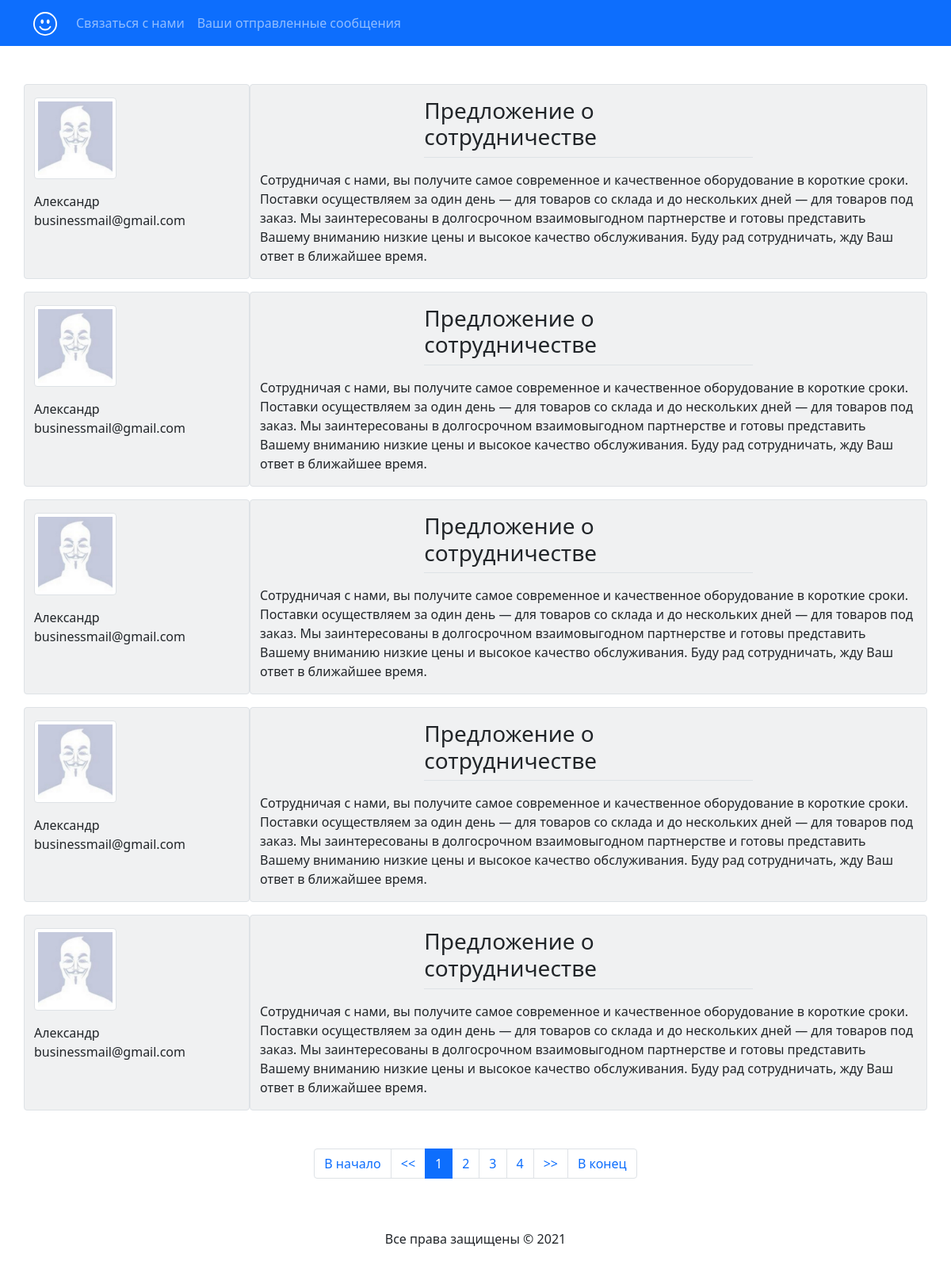
The app's page /mails.php with its own data.
### tables this page shows
CREATE TABLE `mails` (
  `id` int NOT NULL,
  `username` varchar(50) DEFAULT NULL,
  `email` varchar(100) DEFAULT NULL,
  `subject` text,
  `message` text,
  `gender` text,
  `getmessages` text,
  `image_name` varchar(25) DEFAULT NULL,
  `folder` varchar(50) DEFAULT NULL
);

### mails.php (the view, shortened to what this page needs)
<?php
require_once 'config/connect.php';
require_once 'block/header.php';
?>
<?php
$limit = 5;
$allMails = mysqli_query($connect, "SELECT * FROM `mails`");
$allMails = mysqli_fetch_all($allMails);
$pageCount = ceil(count($allMails) / $limit);
$getPage = isset($_GET['page']) ? $_GET['page'] : 1;
$offset = $limit * ($getPage - 1);
$mails = mysqli_query($connect, "SELECT * FROM `mails` LIMIT $limit OFFSET $offset");
$mails = mysqli_fetch_all($mails);
foreach ($mails as $mail){
    ?>
        <div class="row mt-3">
            <div class="col-sm-3 border rounded bg-secondary" style="--bs-bg-opacity: .1;">
                <?php
                if (empty($mail[7]) == false ) {
                ?>
                <div class="col mx-auto mt-3">
                    <img src="<?=$mail[8].$mail[7]?>" class="img-thumbnail" width="40%" height="auto">
                </div>
                    <?php
                }
                else {
                    ?>
                    <div class="col justify-content-center mx-auto mt-3">
                        <img src="../temp/alt/alt.jpg" class="img-thumbnail" width="40%" height="auto">
                    </div>
                        <?php
                        }
                        ?>
                <div class="col mx-auto mt-3">
                    <?=$mail[1]?>
                </div>
                <div class="col mx-auto">
                    <?=$mail[2]?>
                </div>
            </div>
            <div class="col-sm-9 border rounded bg-secondary" style="--bs-bg-opacity: .1;">
                <div>
                    <div class="col-8 col-sm-6 border-bottom mx-auto mt-3">
                        <h3><?=$mail[3]?></h3>
                    </div>
                    <div class="col mt-3 mx-auto" width = "100%">
                        <p><?=$mail[4]?></p>
                    </div>
                </div>
            </div>
        </div>
    <?php
}
?>
<div class="d-flex justify-content-center mt-5">
    <nav aria-label="Page navigation example">
        <ul class="pagination">
            <?php
            if ($pageCount!= 0){
                ?>
            <li class="page-item"><a class="page-link" href="?page=1">В начало</a></li>
                <?php
            }
            ?>
            <?php
            if ($getPage!= 1){
            ?>
            <li class="page-item"><a class="page-link" href="?page=<?=$getPage-1?>"><<</a></li>
            <?php
            }
            else if ($pageCount != 0) {  ?>
                    <li class="page-item"><a class="page-link" href="?page=<?=$getPage?>"><<</a></li>
            <?php
            }
            ?>
        <?php
        for ($p=1; $p <= $pageCount; $p++) {
            if ($p == $getPage) {?>
            <li class="page-item active"><a class="page-link" href="?page=<?=$p?>"><?=$p?></a></li>
            <?php
        } else { ?>
            <li class="page-item"><a class="page-link" href="?page=<?=$p?>"><?=$p?></a></li>
            <?php
            }
        }
        ?>
            <?php
            if ($getPage != $pageCount && $pageCount != 0){
                ?>
                <li class="page-item"><a class="page-link" href="?page=<?=$getPage+1?>">>></a></li>
                <?php
            }
            else if ($pageCount != 0){  ?>
                <li class="page-item"><a class="page-link" href="?page=<?=$getPage?>">>></a></li>
                <?php
            }
            ?>
            <?php
            if ($pageCount!= 0){
                ?>
            <li class="page-item"><a class="page-link" href="?page=<?=$pageCount?>">В конец</a></li>
                <?php
            }
            ?>
        </ul>
    </nav>
</div>
<?php
include_once 'block/footer.php'
?>

### block/header.php (shortened to what this page needs)
<!doctype html>
<html lang="en">
<head>
    <link href="https://cdn.jsdelivr.net/npm/bootstrap@5.1.3/dist/css/bootstrap.min.css" rel="stylesheet">
</head>
<body>
<nav class="navbar navbar-expand-lg navbar-dark bg-primary">
<div class="container">
    <a class="navbar-brand" href="#!"></a>
    <div class="collapse navbar-collapse" id="navbarTogglerDemo02">
        <ul class="navbar-nav mr-auto mt-2 mt-md-0">
            <li class="nav-item active">
                <a class="nav-link" href="../index.php">Связаться с нами <span class="sr-only"></span></a>
            </li>
            <li class="nav-item active">
                <a class="nav-link" href="../mails.php">Ваши отправленные сообщения <span class="sr-only"></span></a>
            </li>
        </ul>
    </div>
</div>
</nav>
<div class="container mt-5">

### block/footer.php
<footer class="d-flex justify-content-center mt-5 mb-5">
    Все права защищены &copy; 2021
</footer>
</div>
</body>
</html>

### records on screen
mails: username "Александр", email "businessmail@gmail.com", subject "Предложение о сотрудничестве", message "Сотрудничая с нами, вы получите самое современное и качественное оборудование в короткие сроки. Поставки осуществляем за один день — для товаров со склада и до нескольких дней — для товаров под заказ. Мы заинтересованы в долгосрочном взаимовыгодном партнерстве и готовы представить Вашему вниманию низкие цены и высокое качество обслуживания. Буду рад сотрудничать, жду Ваш ответ в ближайшее время."
mails: username "Александр", email "businessmail@gmail.com", subject "Предложение о сотрудничестве", message "Сотрудничая с нами, вы получите самое современное и качественное оборудование в короткие сроки. Поставки осуществляем за один день — для товаров со склада и до нескольких дней — для товаров под заказ. Мы заинтересованы в долгосрочном взаимовыгодном партнерстве и готовы представить Вашему вниманию низкие цены и высокое качество обслуживания. Буду рад сотрудничать, жду Ваш ответ в ближайшее время."
mails: username "Александр", email "businessmail@gmail.com", subject "Предложение о сотрудничестве", message "Сотрудничая с нами, вы получите самое современное и качественное оборудование в короткие сроки. Поставки осуществляем за один день — для товаров со склада и до нескольких дней — для товаров под заказ. Мы заинтересованы в долгосрочном взаимовыгодном партнерстве и готовы представить Вашему вниманию низкие цены и высокое качество обслуживания. Буду рад сотрудничать, жду Ваш ответ в ближайшее время."
mails: username "Александр", email "businessmail@gmail.com", subject "Предложение о сотрудничестве", message "Сотрудничая с нами, вы получите самое современное и качественное оборудование в короткие сроки. Поставки осуществляем за один день — для товаров со склада и до нескольких дней — для товаров под заказ. Мы заинтересованы в долгосрочном взаимовыгодном партнерстве и готовы представить Вашему вниманию низкие цены и высокое качество обслуживания. Буду рад сотрудничать, жду Ваш ответ в ближайшее время."
mails: username "Александр", email "businessmail@gmail.com", subject "Предложение о сотрудничестве", message "Сотрудничая с нами, вы получите самое современное и качественное оборудование в короткие сроки. Поставки осуществляем за один день — для товаров со склада и до нескольких дней — для товаров под заказ. Мы заинтересованы в долгосрочном взаимовыгодном партнерстве и готовы представить Вашему вниманию низкие цены и высокое качество обслуживания. Буду рад сотрудничать, жду Ваш ответ в ближайшее время."
